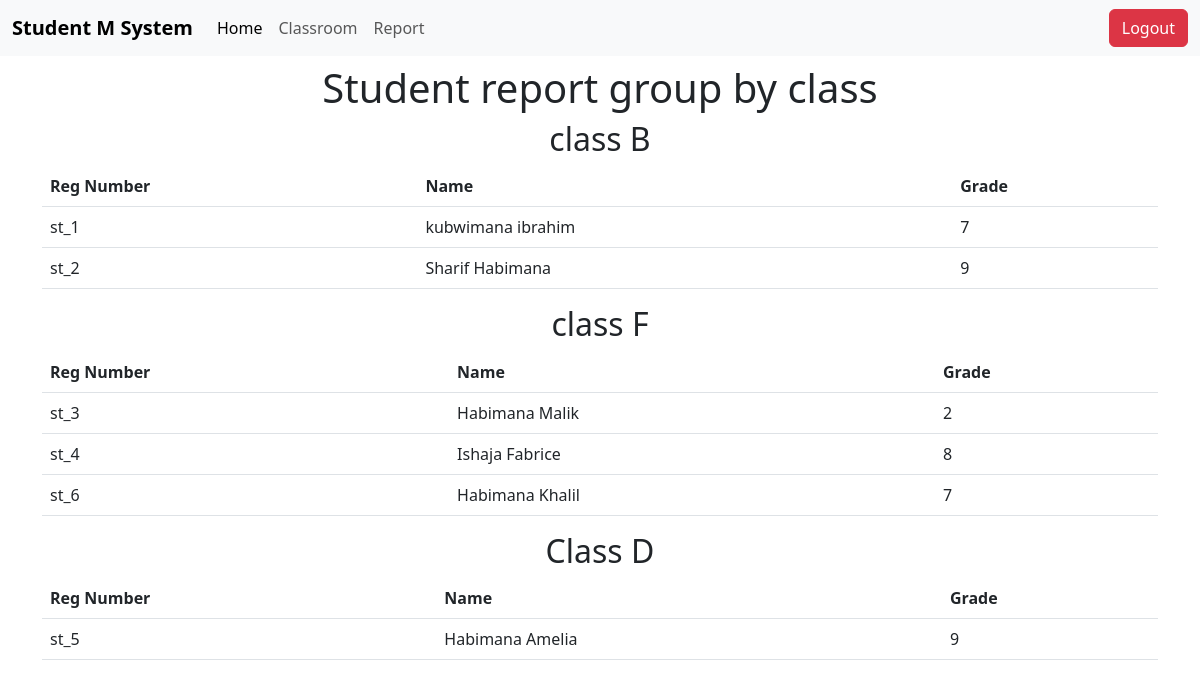
/report.php (signed in), run on the app's committed database.
### tables this page shows
CREATE TABLE `student` (
  `reg_number` varchar(10) NOT NULL,
  `st_name` varchar(50) NOT NULL,
  `st_classroom` int DEFAULT NULL,
  `st_grade` int NOT NULL,
  PRIMARY KEY (`reg_number`),
  UNIQUE KEY `reg_number` (`reg_number`),
  KEY `fk_student_classroom` (`st_classroom`),
  CONSTRAINT `fk_student_classroom` FOREIGN KEY (`st_classroom`) REFERENCES `classroom` (`classroom_id`)
);

CREATE TABLE `classroom` (
  `classroom_id` int NOT NULL AUTO_INCREMENT,
  `classroom_name` varchar(50) NOT NULL,
  PRIMARY KEY (`classroom_id`)
);

### backend/studentdbActions.php (called while the page is built, shortened)
<?php
function  report():array{
  global $conn;
  $students=[];
  $sql = "
  SELECT student.reg_number, student.st_name, classroom.classroom_name AS st_classroom, student.st_grade
FROM student
JOIN classroom ON student.st_classroom = classroom.classroom_id
GROUP BY student.reg_number, student.st_name, classroom.classroom_name, student.st_grade;
  ";
  $result = $conn->query($sql);
  if($result && $result->num_rows>0){
    while($row = $result->fetch_assoc()){
      $classroom = $row['st_classroom'];
        $students[$classroom][]=$row;
    }
  }
return $students;
}

### backend/app.php (called while the page is built, shortened)
<?php
require_once "backend/db/mysql_connect.php";
$url = $_SERVER['REQUEST_URI'];
$system_Type = "database";
if ($system_Type === "database") {
    if ($url === "/classroom.php") {
        require_once "backend/classroomdbActions.php";
        require_once "backend/classroomRouting.php";
    }else if($url === "/report.php"){
        require_once "backend/studentdbActions.php";
        $report =report();
    } else {
        require_once "backend/studentdbActions.php";
        require_once "backend/studentRouting.php";
        $students = readData();
    }
} else {
    require_once "backend/actions.php";
    $students = readFromJson("data.json");
}

### report.php (the view, shortened to what this page needs)
<?php
require_once "backend/app.php";
?>
<!DOCTYPE html>
<html lang="en">
<head>
    <link href="https://cdn.jsdelivr.net/npm/bootstrap@5.3.0-alpha3/dist/css/bootstrap.min.css" rel="stylesheet">
    <link rel="stylesheet" href="style.css">
</head>
<body>
<?php require_once("./navBar.php") ?>
    <div class="container">
        <h1 class="text-center mt-2"> Student report group by class</h1>
        <?php
        foreach ($report as $classroom => $students) {
            echo "<h2 class='text-center mt-2'>$classroom</h2>";
            echo "<table class='table'>";
            echo "<tr>
            <th>Reg Number</th>
            <th>Name</th>
            <th>Grade</th>
            </tr>";
            foreach ($students as $student) {
                echo "<tr>";
                echo "<td>{$student['reg_number']}</td>";
                echo "<td>{$student['st_name']}</td>";
                echo "<td>{$student['st_grade']}</td>";
                echo "</tr>";
            }
            echo "</table>";
        }
        ?>
    </div>
</body>
</html>

### data on the page
student: reg_number "st_1", st_name "kubwimana ibrahim", st_grade "7"
student: reg_number "st_2", st_name "Sharif Habimana", st_grade "9"
student: st_classroom.classroom_name "class F", reg_number "st_6", st_name "Habimana Khalil", st_grade "7"
student: reg_number "st_3", st_name "Habimana Malik", st_grade "2"
student: reg_number "st_4", st_name "Ishaja Fabrice", st_grade "8"
student: reg_number "st_5", st_name "Habimana Amelia", st_grade "9"

### other printed values
$classroom "class B"
$classroom "Class D"
